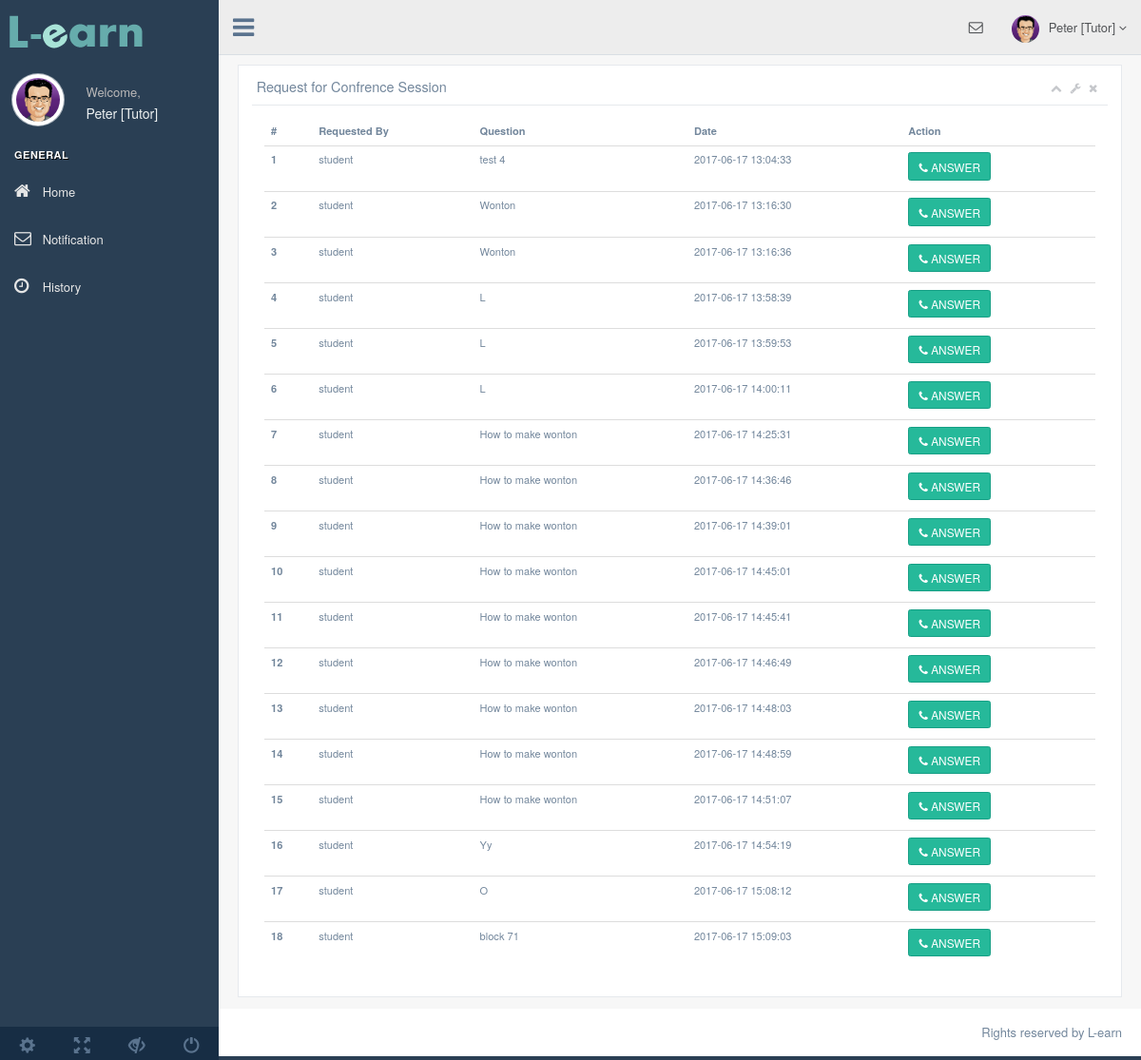
Screenshot of /notification.php with the database file from the repository.
### tables this page shows
CREATE TABLE IF NOT EXISTS `confrence_request` (
  `request_date` timestamp NOT NULL DEFAULT CURRENT_TIMESTAMP,
  `requested_by` varchar(100) NOT NULL,
  `accepted_by` varchar(100) DEFAULT NULL,
  `topic` varchar(200) NOT NULL,
  `isaccepted` bit(1) NOT NULL DEFAULT b'0'
);

### notification.php (the view, shortened to what this page needs)
<?php
	function GetAllAlert()
	{
		$dbName = 'learn';
		$dbUser = 'root';
		$dbPassword = '';
		$dsn = 'mysql:dbname='.$dbName.';host=localhost';
		try
		{
			$db = new PDO($dsn, $dbUser, $dbPassword);
			$sth = $db->prepare("SELECT * FROM `confrence_request` WHERE isaccepted = 0;");
			$sth->execute();
			$result = $sth->fetchAll();
			return $result;
		}
		catch (PDOException $e)
		{
			return null;
		}
	}
	$alertArray = GetAllAlert();
?>
<!DOCTYPE html>
<html lang="en">
  <head>
    <link href="vendors/bootstrap/dist/css/bootstrap.min.css" rel="stylesheet">
    <link href="vendors/font-awesome/css/font-awesome.min.css" rel="stylesheet">
	<link rel="stylesheet" href="vendors/font-awesome/css/font-awesome-animation.min.css">
    <link href="vendors/nprogress/nprogress.css" rel="stylesheet">
    <link href="vendors/iCheck/skins/flat/green.css" rel="stylesheet">
    <link href="vendors/bootstrap-progressbar/css/bootstrap-progressbar-3.3.4.min.css" rel="stylesheet">
    <link href="vendors/jqvmap/dist/jqvmap.min.css" rel="stylesheet"/>
    <link href="vendors/bootstrap-daterangepicker/daterangepicker.css" rel="stylesheet">
    <link href="build/css/custom.min.css" rel="stylesheet">
	<link href="css/styles.css" rel="stylesheet">
  </head>
  <body class="nav-md">
    <div class="container body">
      <div class="main_container">
        <div class="col-md-3 left_col">
          <div class="left_col scroll-view">
            <div class="navbar nav_title" style="border: 0;">
              <a href="index.php" class="site_title"><img id="smalllogo" class="hide" src="images/logosmall.png" alt="L-earn"></i> <img id="biglogo" src="images/logo.png" alt="L-earn"></a>
            </div>
            <div class="profile clearfix">
              <div class="profile_pic">
                <img src="images/profile_tutor.png" alt="..." class="img-circle profile_img">
              </div>
              <div class="profile_info">
                <span>Welcome,</span>
                <h2>Peter [Tutor]</h2>
              </div>
            </div>
            <br />
            <div id="sidebar-menu" class="main_menu_side hidden-print main_menu">
              <div class="menu_section">
                <h3>General</h3>
                <ul class="nav side-menu">
					<li><a href="index.php"><i class="fa fa-home"></i> Home</a></li>
					<li><a href="notification.php"><i class="fa fa-envelope-o"></i> Notification</a></li>
					<li><a href="#"><i class="fa fa-clock-o"></i> History</a></li>
                </ul>
              </div>
            </div>
            <div class="sidebar-footer hidden-small">
              <a data-toggle="tooltip" data-placement="top" title="Settings">
                <span class="glyphicon glyphicon-cog" aria-hidden="true"></span>
              </a>
              <a data-toggle="tooltip" data-placement="top" title="FullScreen">
                <span class="glyphicon glyphicon-fullscreen" aria-hidden="true"></span>
              </a>
              <a data-toggle="tooltip" data-placement="top" title="Lock">
                <span class="glyphicon glyphicon-eye-close" aria-hidden="true"></span>
              </a>
              <a data-toggle="tooltip" data-placement="top" title="Logout">
                <span class="glyphicon glyphicon-off" aria-hidden="true"></span>
              </a>
            </div>
          </div>
        </div>
        <div class="top_nav">
          <div class="nav_menu">
            <nav>
              <div class="nav toggle">
                <a id="menu_toggle"><i class="fa fa-bars"></i></a>
              </div>
              <ul class="nav navbar-nav navbar-right">
                <li class="">
                  <a href="javascript:;" class="user-profile dropdown-toggle" data-toggle="dropdown" aria-expanded="false">
                    <img src="images/profile_tutor.png" alt="">Peter [Tutor]
                    <span class=" fa fa-angle-down"></span>
                  </a>
                </li>
                <li role="presentation" class="dropdown">
                  <a href="javascript:;" class="dropdown-toggle info-number" data-toggle="dropdown" aria-expanded="false">
                    <i class="fa fa-envelope-o"></i>
                  </a>
                </li>
              </ul>
            </nav>
          </div>
        </div>
        <div class="right_col" role="main">
          <div class="row">
            <div class="col-md-12 col-sm-12 col-xs-12">
              <div class="x_panel tile">
                <div class="x_title">
                  <h2>Request for Confrence Session</h2>
                  <ul class="nav navbar-right panel_toolbox">
                    <li><a class="collapse-link"><i class="fa fa-chevron-up"></i></a>
                    </li>
                    <li class="dropdown">
                      <a href="#" class="dropdown-toggle" data-toggle="dropdown" role="button" aria-expanded="false"><i class="fa fa-wrench"></i></a>
                    </li>
                    <li><a class="close-link"><i class="fa fa-close"></i></a>
                    </li>
                  </ul>
                  <div class="clearfix"></div>
                </div>
                <div class="x_content">
					<div class="col-md-12 col-sm-12 col-xs-12">
						<?php if(isset($alertArray) && count($alertArray) > 0) { ?>
						<table class="table">
						  <thead>
							<tr>
							  <th>#</th>
							  <th>Requested By</th>
							  <th>Question</th>
							  <th>Date</th>
							  <th>Action</th>
							</tr>
						  </thead>
						  <tbody>
							<?php foreach ($alertArray as $rowIndex => $rowItem) { ?>
							<tr>
							  <th scope="row"><?php echo $rowIndex + 1;?></th>
							  <td><?php echo $rowItem['requested_by'];?></td>
							  <td><?php echo $rowItem['topic'];?></td>
							  <td><?php echo $rowItem['request_date'];?></td>
							  <td><a class="btn btn-success" href="skype:lance.teoh?call"><i class="fa fa-phone"></i> ANSWER</a></td>
							</tr>
						<?php } ?>
						  </tbody>
						</table>
						<?php } ?>
					</div>
                </div>
              </div>
            </div>
          </div>
        </div>
        <footer>
          <div class="pull-right">
            Rights reserved by L-earn
          </div>
          <div class="clearfix"></div>
        </footer>
      </div>
    </div>
  </body>
</html>

### rows the page displays
confrence_request: requested_by "student", topic "test 4", request_date "2017-06-17 13:04:33"
confrence_request: requested_by "student", topic "Wonton", request_date "2017-06-17 13:16:30"
confrence_request: requested_by "student", topic "Wonton", request_date "2017-06-17 13:16:36"
confrence_request: requested_by "student", topic "L", request_date "2017-06-17 13:58:39"
confrence_request: requested_by "student", topic "L", request_date "2017-06-17 13:59:53"
confrence_request: requested_by "student", topic "L", request_date "2017-06-17 14:00:11"
confrence_request: requested_by "student", topic "How to make wonton", request_date "2017-06-17 14:25:31"
confrence_request: requested_by "student", topic "How to make wonton", request_date "2017-06-17 14:36:46"
confrence_request: requested_by "student", topic "How to make wonton", request_date "2017-06-17 14:39:01"
confrence_request: requested_by "student", topic "How to make wonton", request_date "2017-06-17 14:45:01"
confrence_request: requested_by "student", topic "How to make wonton", request_date "2017-06-17 14:45:41"
confrence_request: requested_by "student", topic "How to make wonton", request_date "2017-06-17 14:46:49"
confrence_request: requested_by "student", topic "How to make wonton", request_date "2017-06-17 14:48:03"
confrence_request: requested_by "student", topic "How to make wonton", request_date "2017-06-17 14:48:59"
confrence_request: requested_by "student", topic "How to make wonton", request_date "2017-06-17 14:51:07"
confrence_request: requested_by "student", topic "Yy", request_date "2017-06-17 14:54:19"
confrence_request: requested_by "student", topic "O", request_date "2017-06-17 15:08:12"
confrence_request: requested_by "student", topic "block 71", request_date "2017-06-17 15:09:03"
